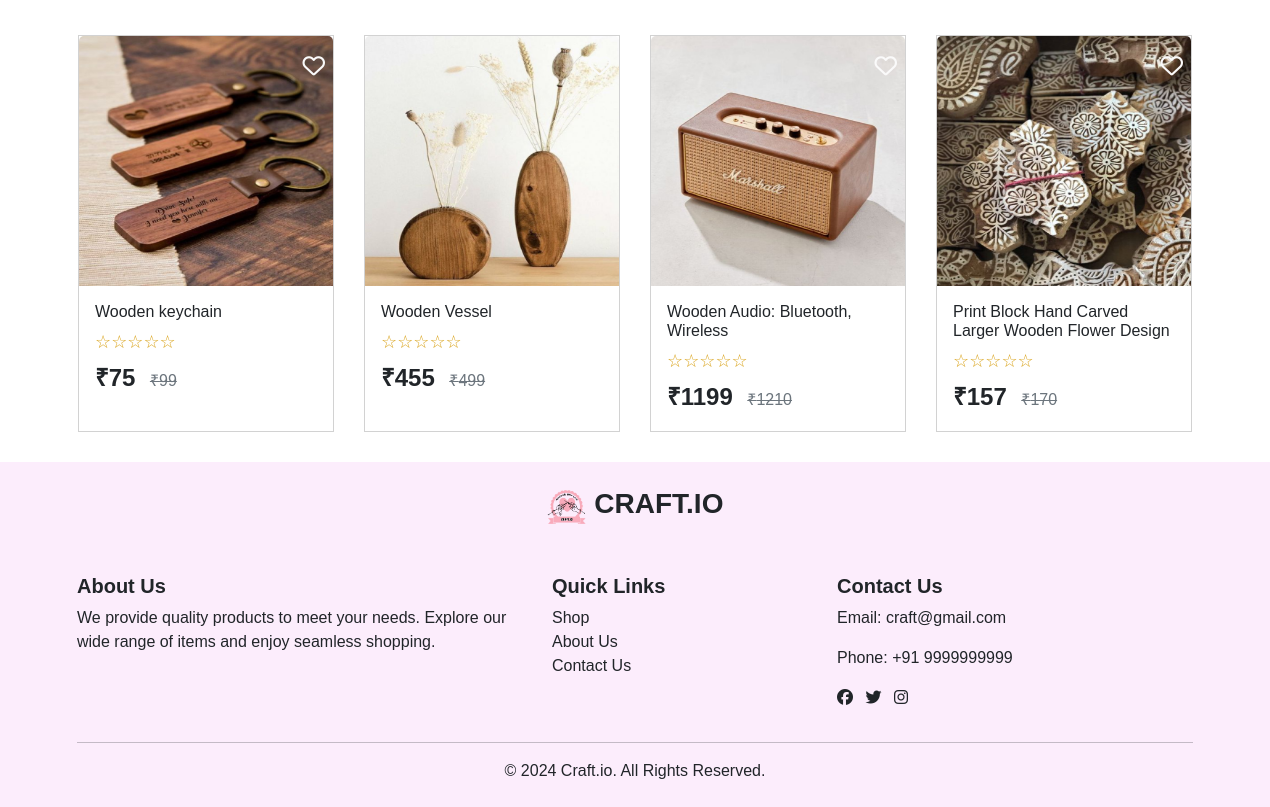
/customer/products/Wooden/ (lower part), run on an earlier commit of the app's database.
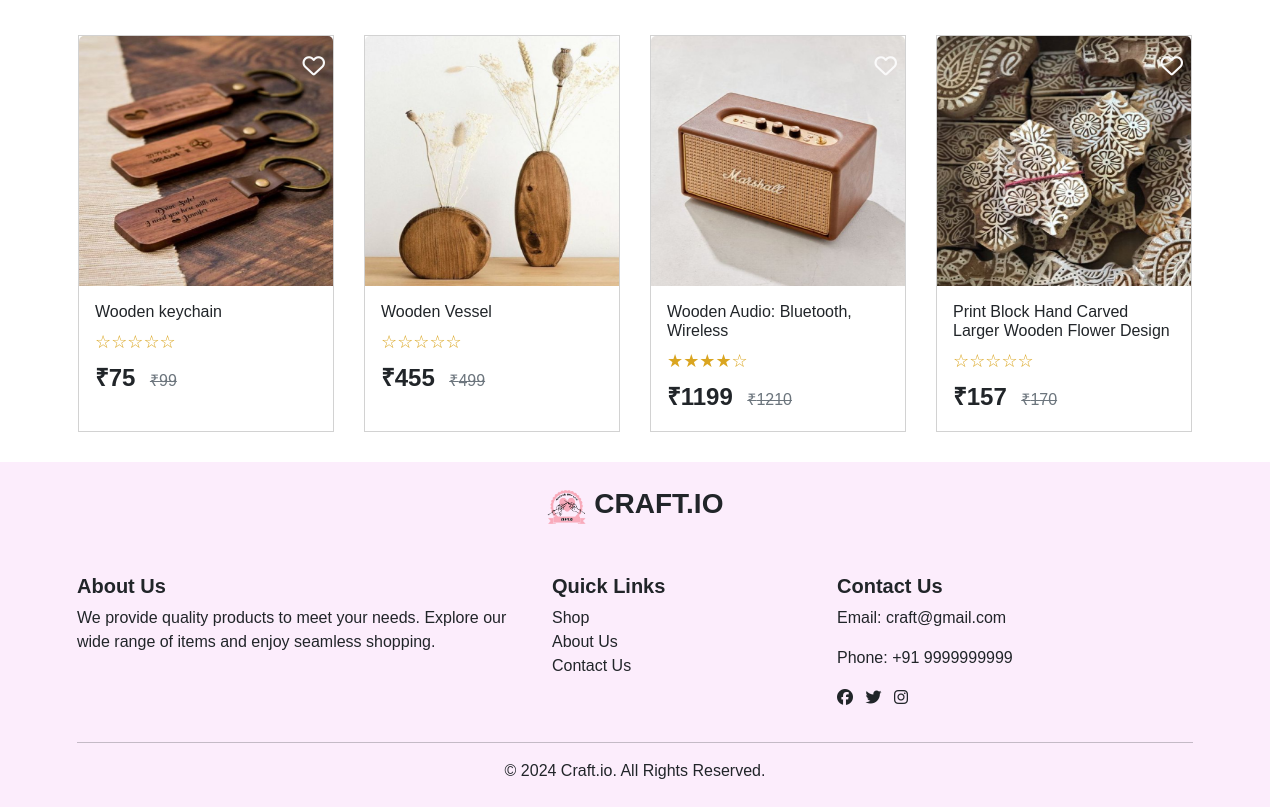
And on a later commit of the database.
### account/models.py (models this page shows, shortened)
class Productss(models.Model):
    title=models.CharField(max_length=100)
    description=models.CharField(max_length=500)
    price=models.IntegerField()
    offerprice=models.IntegerField()
    image=models.ImageField(upload_to='product_images')
    stock=models.IntegerField()
    ShippingFee=models.CharField(max_length=100,default='Free')
    created_at = models.DateTimeField(default=timezone.now)
    options=(
        ('PaperCraft','PaperCraft'),
        ('Wooden','Wooden'),
        ('Jute','Jute'),
    )
    category=models.CharField(max_length=100,choices=options)

### customer/views.py (the view)
# urls.py: path('products/<str:cat>/', ProductListView.as_view(), name='products'),
class ProductListView(ListView):
    model = Productss
    template_name = 'productlist.html'
    context_object_name = 'products'
    def get_queryset(self):
        cat = self.kwargs.get('cat')
        self.request.session['category'] = cat
        sort_option = self.request.GET.get('sortby')
        queryset = Productss.objects.filter(category=cat)
        if sort_option == 'price_asc':
            queryset = queryset.order_by('offerprice')
        elif sort_option == 'price_desc':
            queryset = queryset.order_by('-offerprice')
        elif sort_option == 'newest':
            queryset = queryset.order_by('-created_at')
        return queryset
    def get_context_data(self, **kwargs):
        context = super().get_context_data(**kwargs)
        category = self.kwargs.get('cat')
        context['category'] = category
        for product in context['products']:
            avg_rating = ProductReview.objects.filter(product=product).aggregate(Avg('rating'))['rating__avg']
            product.avg_rating = avg_rating if avg_rating is not None else 0
        context['sortby'] = self.request.GET.get('sortby', '')
        return context

### customer/context_processors.py (called while the page is built)
def item_count(request):
    if request.user.is_authenticated:
        cart_count=Cart.objects.filter(user=request.user).count()
        wishlist_count=Wishlist.objects.filter(user=request.user).count()
        order_count=Orders.objects.filter(user=request.user).count()
        return {'cart':cart_count,'wishlist':wishlist_count,'order':order_count}
    else:
        return {"cart":0,'wishlist':0,"order":0}

### customer/templatetags/custom_filters.py (called while the page is built)
@register.filter
def to(value, max_value):
    try:
        value = int(value)
    except (ValueError, TypeError):
        value = 0
    filled_stars = '★' * value
    empty_stars = '☆' * (max_value - value)
    return filled_stars + empty_stars

### customer/templates/productlist.html (shortened to what this page needs)
{% extends 'navbar.html' %}
{% block content %}
{% load static %}
{% load custom_filters %}
<div class="d-flex justify-content-center flex-wrap mt-2" style="gap: 30px;">
    {% for product in products %}
    <div class="card" style="width: 16rem; border-radius: 0%; margin-top: 10px;margin-bottom: 30px;">
        <img src="{{ product.image.url }}" height="250px" class="card-img-top" alt="...">
        <a href="{% url 'add_to_wishlist' product.id %}" class="mt-2 position-absolute top-0 end-0 m-2 text-danger" style="font-size: 30px; z-index: 10;">
            <i class="fa-regular fa-heart fa-fade fa-xs" style="color: #fafafa;"></i>
        </a>
        <div class="card-body">
            <h6 class="card-title">{{ product.title }}</h6>
            <p class="mt-2 mb-1" style="color: goldenrod; font-size:large;">
                {{ product.avg_rating|to:5 }}
            </p>
            <p class="card-text" style="display: inline; margin-right: 10px;"><b style="font-size: x-large;">&#8377;{{ product.offerprice }}</b></p>
            <s class="card-text text-secondary">&#8377;{{ product.price }}</s>
        </div>
    </div>
    {% endfor %}
</div>
{% endblock content %}

### customer/templates/navbar.html (shortened to what this page needs)
{% load static %}
<!DOCTYPE html>
<html lang="en">
<head>
    <link
        href="https://cdn.jsdelivr.net/npm/bootstrap@5.3.2/dist/css/bootstrap.min.css"
        rel="stylesheet"
    />
    <link rel="stylesheet" href="https://cdnjs.cloudflare.com/ajax/libs/font-awesome/6.7.1/css/all.min.css" />
</head>
<body>
{% block content %}
{% endblock content %}
<footer class="text-dark py-4" style="background:  #fcedfc;">
    <div class="container">
        <h3 style="font-weight: 700;" class="text-center mb-5">
            <img src="{% static 'image/logo5.png' %}" alt="" style="height: 40px;">
            CRAFT.IO
        </h3>
      <div class="row">
        <div class="col-md-5 mb-3">
          <h5 style="font-weight: 600;">About Us</h5>
          <p>We provide quality products to meet your needs. Explore our wide range of items and enjoy seamless shopping.</p>
        </div>
        <div class="col-md-3 mb-3">
          <h5 style="font-weight: 600;">Quick Links</h5>
          <ul class="list-unstyled" >
            <li><a href="{% url 'shop' %}" class="text-dark text-decoration-none">Shop</a></li>
            <li><a href="{% url 'about' %}" class="text-dark text-decoration-none">About Us</a></li>
            <li><a href="{% url 'contact' %}" class="text-dark text-decoration-none">Contact Us</a></li>
          </ul>
        </div>
        <div class="col-md-4 mb-3">
          <h5 style="font-weight: 600;">Contact Us</h5>
          <p>Email: <a href="mailto:info@example.com" class="text-dark text-decoration-none">craft@gmail.com</a></p>
          <p>Phone: +91 9999999999</p>
          <div>
            <a href="https://facebook.com" class="text-dark me-2"><i class="fa-brands fa-facebook"></i></a>
            <a href="https://twitter.com" class="text-dark me-2"><i class="fa-brands fa-twitter"></i></a>
            <a href="https://instagram.com" class="text-dark me-2"><i class="fa-brands fa-instagram"></i></a>
          </div>
        </div>
      </div>
      <hr class="bg-light">
      <div class="text-center">
        <p class="mb-0">&copy; 2024 Craft.io. All Rights Reserved.</p>
      </div>
    </div>
</footer>
</body>
</html>

### customer/templates/navbar.html (style rules this page uses)
* { font-family: 'Parkinsans', sans-serif; }

### customer/templates/productlist.html (style rules this page uses)
.card { transition: transform 0.6s ease, box-shadow 0.6s ease; }

What changed in the data, as far as the page shows it:
changed Productss "Wooden Audio: Bluetooth, Wireless": avg_rating|to "☆☆☆☆☆" → "★★★★☆"
